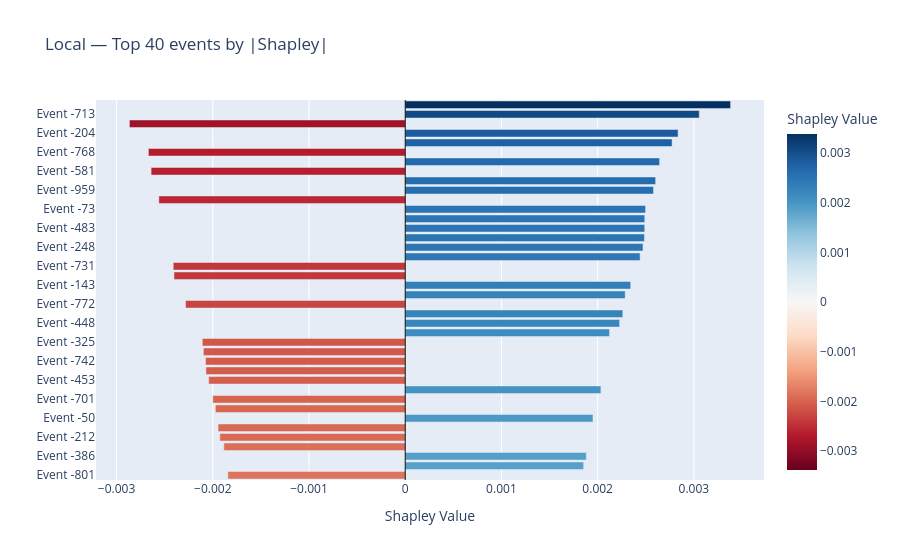

Write notebook code for a chart like this one.
### Markdown cell above
Top-K events (bar chart, local)

### Code cell
TOPK = 40
df = timeshap_local_ev_df.copy()
df["abs"] = df["Shapley Value"].abs()
top_ev = df.nlargest(TOPK, "abs").sort_values("abs")

fig = px.bar(
    top_ev,
    x="Shapley Value",
    y=top_ev["Feature"].astype(str),   # labels on y
    orientation="h",
    color="Shapley Value",             # diverging color by sign
    color_continuous_scale="RdBu",
    range_color=[-top_ev["abs"].max(), top_ev["abs"].max()],
    hover_data={"abs": True, "Shapley Value": True, "Feature": True},
    title=f"Local — Top {TOPK} events by |Shapley|",
)

fig.update_layout(yaxis_title="", xaxis_title="Shapley Value")
fig.add_vline(x=0, line_width=1, line_color="black")
fig.show()

### Figure 1 — Plotly figure (JSON) as saved in the notebook; plotly's stock layout.template omitted (floating-point values rounded to 4 significant figures)
{"data": [{"customdata": [[0.001843], [0.001854], [0.001882], [0.001885], [0.001926], [0.001945], [0.001952], [0.001973], [0.001999], [0.002034], [0.002043], [0.002071], [0.002075], [0.002097], [0.002109], [0.002123], [0.002228], [0.002262], [0.002283], [0.002286], [0.002343], [0.002403], [0.002411], [0.002441], [0.002472], [0.002486], [0.002489], [0.00249], [0.002498], [0.002561], [0.002581], [0.002603], [0.002641], [0.002644], [0.002669], [0.002774], [0.002836], [0.002866], [0.003056], [0.003382]], "hovertemplate": "Shapley Value=%{marker.color}<br>Feature=%{y}<br>abs=%{customdata[0]}<extra></extra>", "legendgroup": "", "marker": {"color": [-0.001843, 0.001854, 0.001882, -0.001885, -0.001926, -0.001945, 0.001952, -0.001973, -0.001999, 0.002034, -0.002043, -0.002071, -0.002075, -0.002097, -0.002109, 0.002123, 0.002228, 0.002262, -0.002283, 0.002286, 0.002343, -0.002403, -0.002411, 0.002441, 0.002472, 0.002486, 0.002489, 0.00249, 0.002498, -0.002561, 0.002581, 0.002603, -0.002641, 0.002644, -0.002669, 0.002774, 0.002836, -0.002866, 0.003056, 0.003382], "coloraxis": "coloraxis", "pattern": {"shape": ""}}, "name": "", "orientation": "h", "showlegend": false, "textposition": "auto", "type": "bar", "x": [-0.001843, 0.001854, 0.001882, -0.001885, -0.001926, -0.001945, 0.001952, -0.001973, -0.001999, 0.002034, -0.002043, -0.002071, -0.002075, -0.002097, -0.002109, 0.002123, 0.002228, 0.002262, -0.002283, 0.002286, 0.002343, -0.002403, -0.002411, 0.002441, 0.002472, 0.002486, 0.002489, 0.00249, 0.002498, -0.002561, 0.002581, 0.002603, -0.002641, 0.002644, -0.002669, 0.002774, 0.002836, -0.002866, 0.003056, 0.003382], "xaxis": "x", "y": ["Event -801", "Event -604", "Event -386", "Event -152", "Event -212", "Event -889", "Event -50", "Event -618", "Event -701", "Event -873", "Event -453", "Event -962", "Event -742", "Event -554", "Event -325", "Event -286", "Event -448", "Event -998", "Event -772", "Event -268", "Event -143", "Event -374", "Event -731", "Event -741", "Event -248", "Event -420", "Event -483", "Event -916", "Event -73", "Event -528", "Event -959", "Event -191", "Event -581", "Event -684", "Event -768", "Event -347", "Event -204", "Event -511", "Event -713", "Event -659"], "yaxis": "y"}], "layout": {"barmode": "relative", "coloraxis": {"cmax": 0.003382, "cmin": -0.003382, "colorbar": {"title": {"text": "Shapley Value"}}, "colorscale": [[0, "rgb(103,0,31)"], [0.1, "rgb(178,24,43)"], [0.2, "rgb(214,96,77)"], [0.3, "rgb(244,165,130)"], [0.4, "rgb(253,219,199)"], [0.5, "rgb(247,247,247)"], [0.6, "rgb(209,229,240)"], [0.7, "rgb(146,197,222)"], [0.8, "rgb(67,147,195)"], [0.9, "rgb(33,102,172)"], [1, "rgb(5,48,97)"]]}, "legend": {"tracegroupgap": 0}, "shapes": [{"line": {"color": "black", "width": 1}, "type": "line", "x0": 0, "x1": 0, "xref": "x", "y0": 0, "y1": 1, "yref": "y domain"}], "title": {"text": "Local — Top 40 events by |Shapley|"}, "xaxis": {"anchor": "y", "domain": [0, 1], "title": {"text": "Shapley Value"}}, "yaxis": {"anchor": "x", "domain": [0, 1], "title": {"text": ""}}}}
